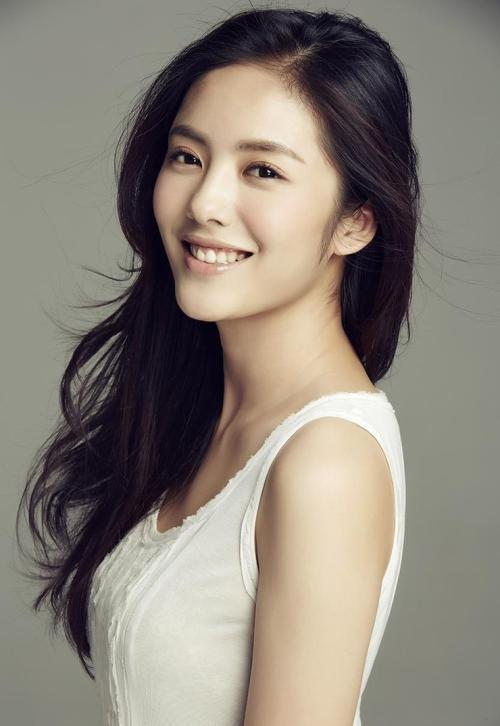
#> input picture picsrc/cai.jpg, 500 x 726 px
$ python 015day.py
#> lines starting #> are read from the running program, lines starting #| are printed output that depends on the picture
#> in main, src is the input picture: shape (726, 500, 3); mean B, G, R 121.2, 131, 138.7
# -*- coding:utf-8 -*-
import cv2 as cv
import numpy as np

# ********************* 图像梯度及其应用 **********************
"""
1、一阶导数与Sobel算子
2、Sobel算子
3、二阶导数
4、拉普拉斯算子
"""

def lapalian(image):

    # 内置api
    dst = cv.Laplacian(image, cv.CV_32F)
    lpls = cv.convertScaleAbs(dst)

    # 自定义API
    # kernel = np.array([[0, 1, 0], [1, -4, 1], [0, 1, 0]])
    # # kernel = np.array([[1, 1, 1], [1, -8, 1], [1, 1, 1]])
    # dst = cv.filter2D(image, cv.CV_32F, kernel = kernel)
    # lpls = cv.convertScaleAbs(dst)

    cv.imshow('lapalian', lpls)

def sobel(image):
    # ## Soble算子
    # grad_x = cv.Sobel(image, cv.CV_32F, 1, 0)
    # grad_y = cv.Sobel(image, cv.CV_32F, 0, 1)

    ## Scharr算子(Soble增强版)(当图像边缘很弱，Soble得不到强烈的边缘时，Scharr可以获得增强边缘)
    grad_x = cv.Scharr(image, cv.CV_32F, 1, 0)
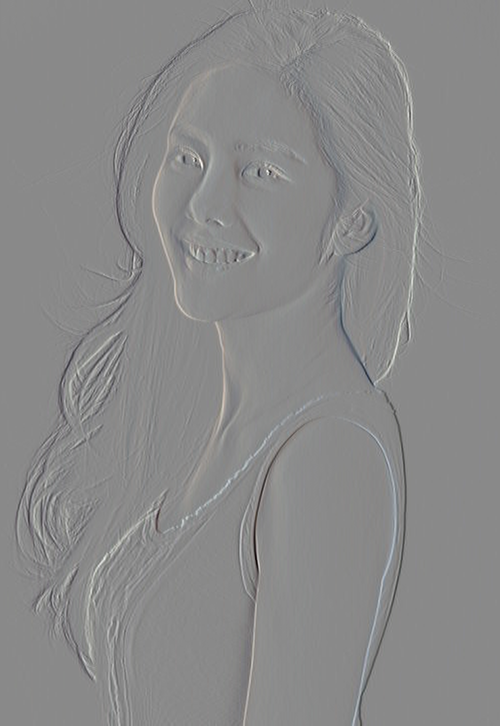
#> grad_x: shape (726, 500, 3) float32; mean B, G, R -0.4, -0.7, -0.6; drawn with min black and max white
    grad_y = cv.Scharr(image, cv.CV_32F, 0, 1)
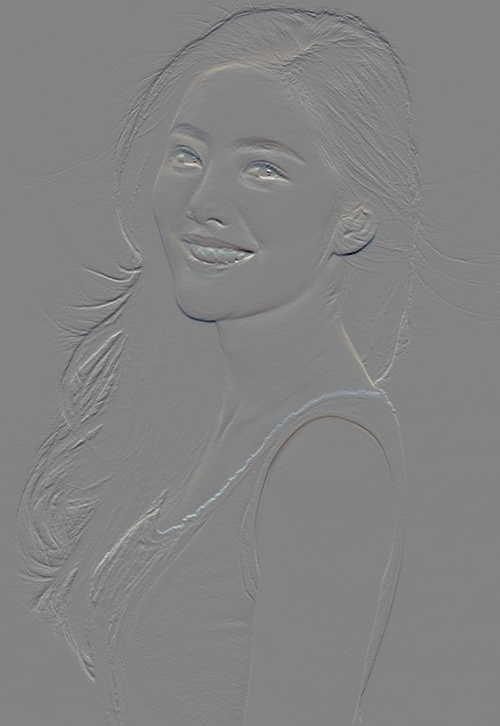
#> grad_y: shape (726, 500, 3) float32; mean B, G, R 0.8, 1.1, 1.4; drawn with min black and max white

    gradx = cv.convertScaleAbs(grad_x)
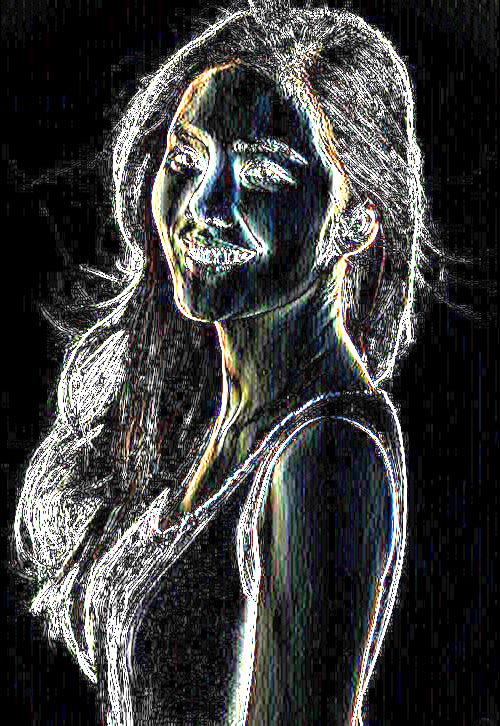
#> gradx: shape (726, 500, 3); mean B, G, R 61.3, 61.7, 61.2
    grady = cv.convertScaleAbs(grad_y)
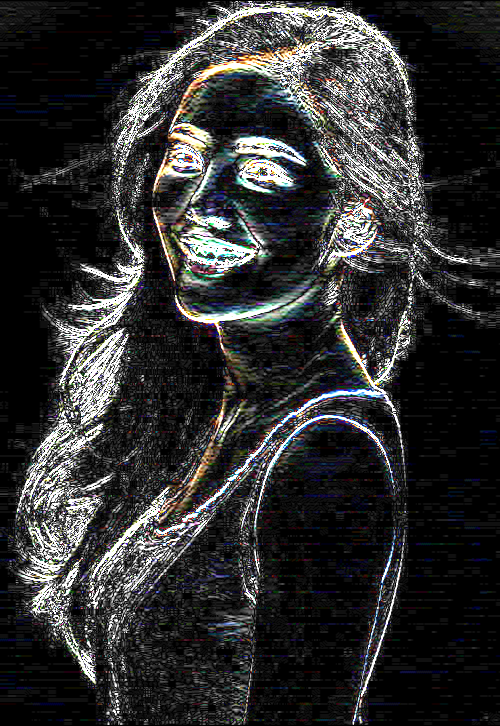
#> grady: shape (726, 500, 3); mean B, G, R 48, 47.9, 47.7
    cv.imshow('gradient-x', gradx)
    cv.imshow('gradient-y', grady)

    gradxy = cv.addWeighted(gradx, 0.5, grady, 0.5, 0)
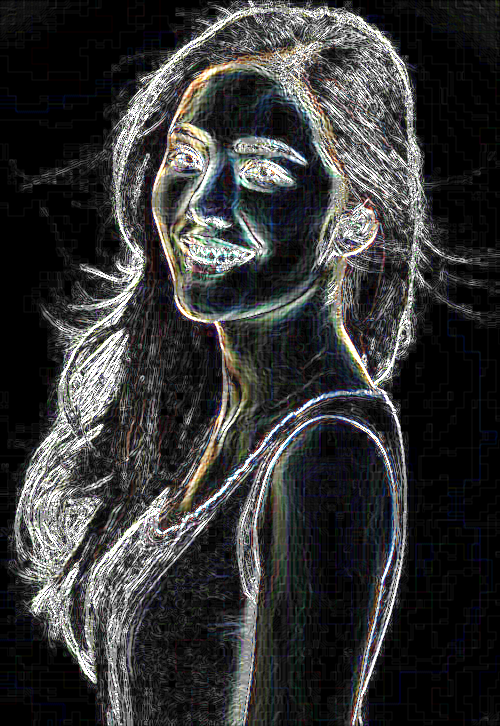
#> gradxy: shape (726, 500, 3); mean B, G, R 54.6, 54.8, 54.5
    cv.imshow('gradient', gradxy)


def main():
    src = cv.imread('../picsrc/cai.jpg')
    cv.namedWindow('pic', cv.WINDOW_AUTOSIZE)
    cv.imshow('template', src)

    t1 = cv.getTickCount()

    sobel(src)

    # lapalian(src)

    t2 = cv.getTickCount()
    time = (t2 - t1)/cv.getTickFrequency()
    print('Time consume: %f s' % time)

    cv.waitKey(0)  # 程序等待指定的时间后执行以下语句(时间单位为：ms)
    cv.destroyAllWindows()

if __name__ == '__main__':
    main()
